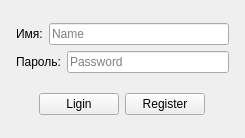
<?xml version="1.0" encoding="UTF-8"?>
<ui version="4.0">
 <class>MainWindow</class>
 <widget class="QMainWindow" name="MainWindow">
  <property name="geometry">
   <rect>
    <x>0</x>
    <y>0</y>
    <width>245</width>
    <height>138</height>
   </rect>
  </property>
  <property name="windowTitle">
   <string>MainWindow</string>
  </property>
  <widget class="QWidget" name="centralwidget">
   <layout class="QVBoxLayout" name="verticalLayout_4">
    <item>
     <layout class="QHBoxLayout" name="horizontalLayout_5">
      <item>
       <spacer name="horizontalSpacer_4">
        <property name="orientation">
         <enum>Qt::Horizontal</enum>
        </property>
        <property name="sizeHint" stdset="0">
         <size>
          <width>40</width>
          <height>20</height>
         </size>
        </property>
       </spacer>
      </item>
      <item>
       <layout class="QVBoxLayout" name="verticalLayout_3">
        <item>
         <spacer name="verticalSpacer_2">
          <property name="orientation">
           <enum>Qt::Vertical</enum>
          </property>
          <property name="sizeHint" stdset="0">
           <size>
            <width>20</width>
            <height>40</height>
           </size>
          </property>
         </spacer>
        </item>
        <item>
         <layout class="QVBoxLayout" name="verticalLayout_2">
          <item>
           <layout class="QVBoxLayout" name="verticalLayout">
            <item>
             <layout class="QHBoxLayout" name="horizontalLayout_3">
              <item>
               <widget class="QLabel" name="label">
                <property name="text">
                 <string>Имя:</string>
                </property>
               </widget>
              </item>
              <item>
               <widget class="QLineEdit" name="name_input">
                <property name="placeholderText">
                 <string>Name</string>
                </property>
               </widget>
              </item>
             </layout>
            </item>
            <item>
             <layout class="QHBoxLayout" name="horizontalLayout_2">
              <item>
               <widget class="QLabel" name="label_2">
                <property name="text">
                 <string>Пароль:</string>
                </property>
               </widget>
              </item>
              <item>
               <widget class="QLineEdit" name="pass_input">
                <property name="placeholderText">
                 <string>Password</string>
                </property>
               </widget>
              </item>
             </layout>
            </item>
           </layout>
          </item>
          <item>
           <spacer name="verticalSpacer">
            <property name="orientation">
             <enum>Qt::Vertical</enum>
            </property>
            <property name="sizeHint" stdset="0">
             <size>
              <width>20</width>
              <height>40</height>
             </size>
            </property>
           </spacer>
          </item>
          <item>
           <layout class="QHBoxLayout" name="horizontalLayout_4">
            <item>
             <spacer name="horizontalSpacer">
              <property name="orientation">
               <enum>Qt::Horizontal</enum>
              </property>
              <property name="sizeHint" stdset="0">
               <size>
                <width>40</width>
                <height>20</height>
               </size>
              </property>
             </spacer>
            </item>
            <item>
             <layout class="QHBoxLayout" name="horizontalLayout">
              <item>
               <widget class="QPushButton" name="login">
                <property name="text">
                 <string>Ligin</string>
                </property>
               </widget>
              </item>
              <item>
               <widget class="QPushButton" name="register_user">
                <property name="text">
                 <string>Register</string>
                </property>
               </widget>
              </item>
             </layout>
            </item>
            <item>
             <spacer name="horizontalSpacer_2">
              <property name="orientation">
               <enum>Qt::Horizontal</enum>
              </property>
              <property name="sizeHint" stdset="0">
               <size>
                <width>40</width>
                <height>20</height>
               </size>
              </property>
             </spacer>
            </item>
           </layout>
          </item>
         </layout>
        </item>
        <item>
         <spacer name="verticalSpacer_3">
          <property name="orientation">
           <enum>Qt::Vertical</enum>
          </property>
          <property name="sizeHint" stdset="0">
           <size>
            <width>20</width>
            <height>40</height>
           </size>
          </property>
         </spacer>
        </item>
       </layout>
      </item>
      <item>
       <spacer name="horizontalSpacer_3">
        <property name="orientation">
         <enum>Qt::Horizontal</enum>
        </property>
        <property name="sizeHint" stdset="0">
         <size>
          <width>40</width>
          <height>20</height>
         </size>
        </property>
       </spacer>
      </item>
     </layout>
    </item>
   </layout>
  </widget>
 </widget>
 <resources/>
 <connections/>
</ui>
